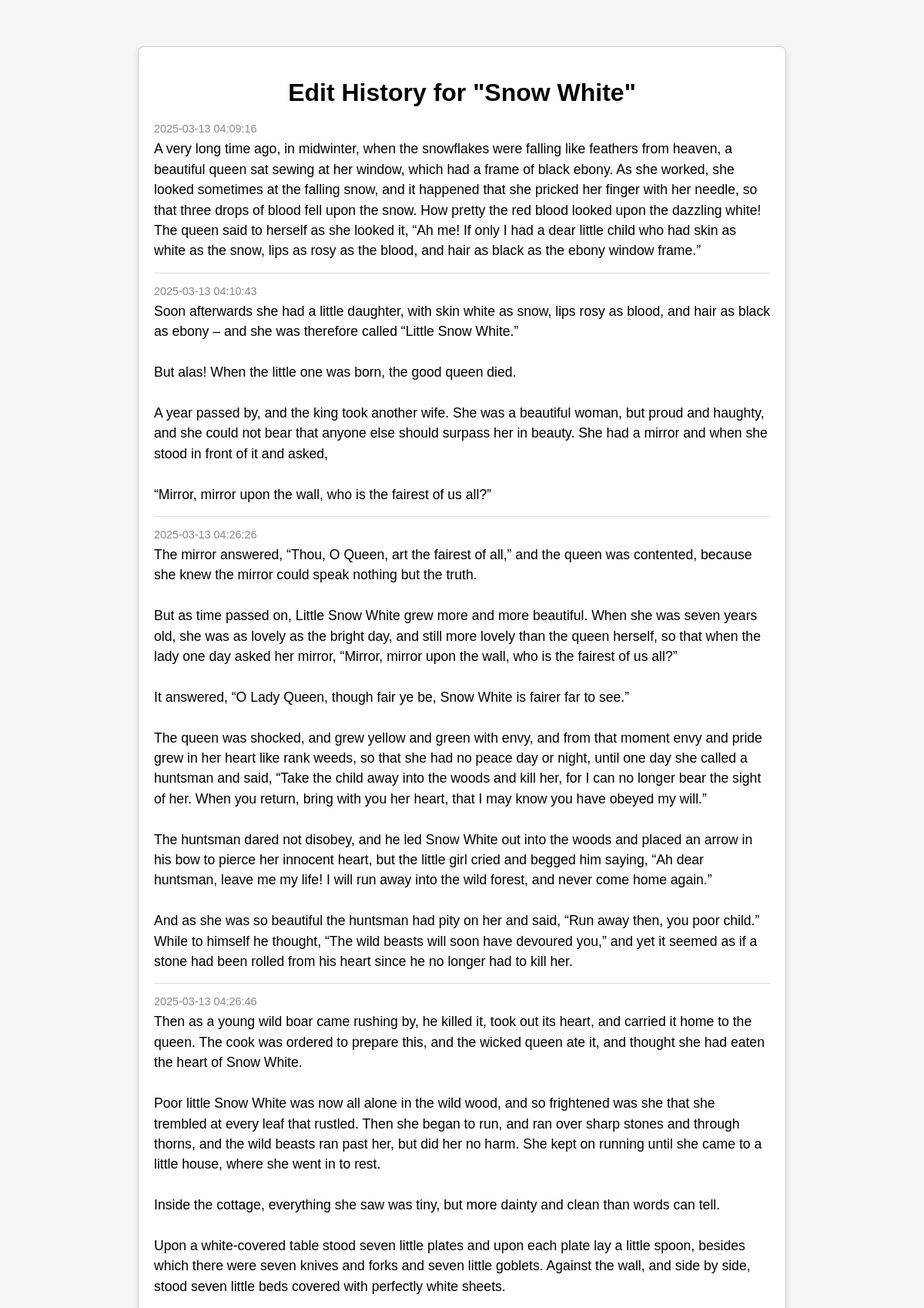
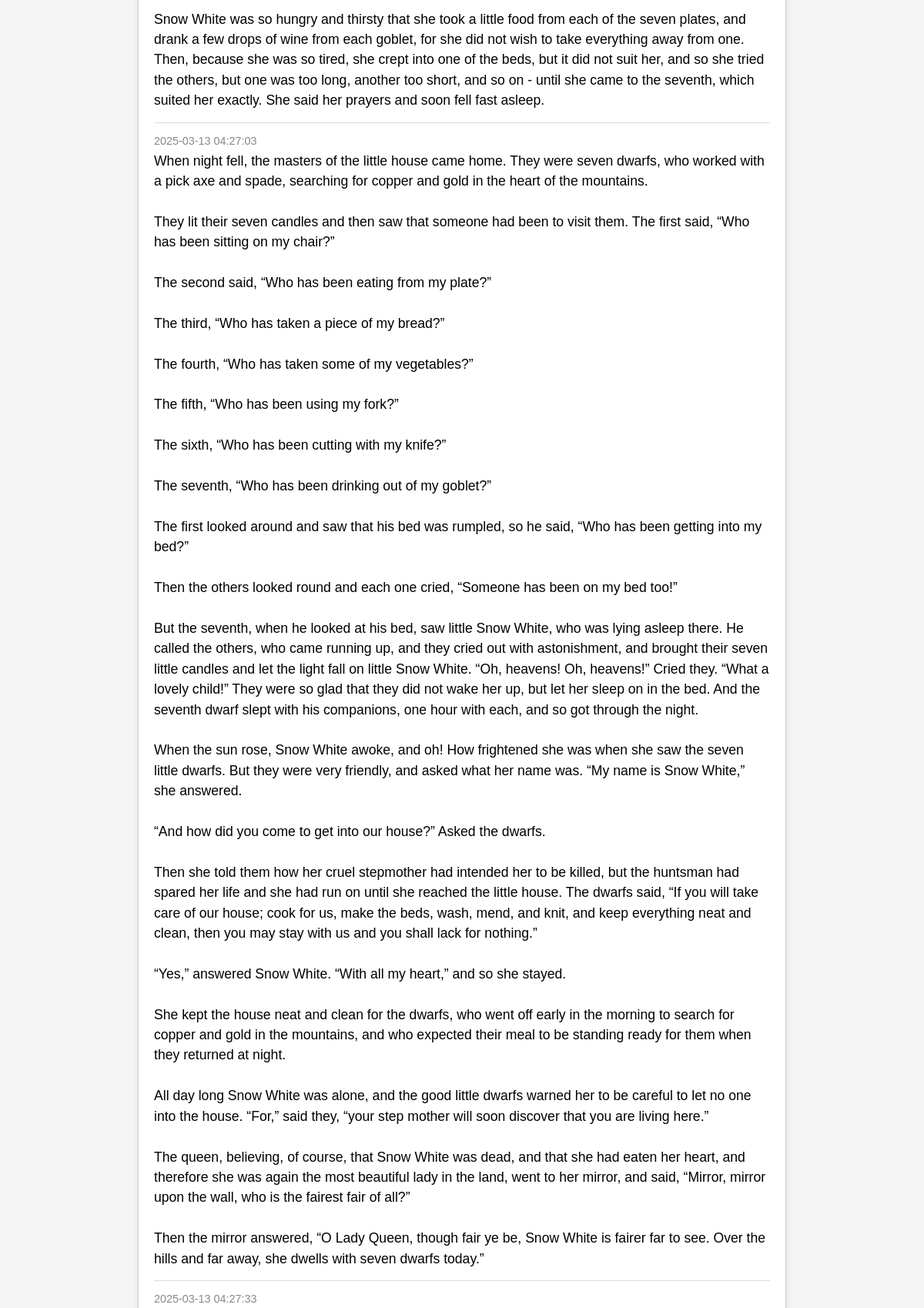
The app's page /story/1/history (upper part) with its own data (2 pictures, top to bottom).
### __init__.py (models this page shows)
class Story(db.Model):
    id = db.Column(db.Integer, primary_key=True)
    title = db.Column(db.String(200), nullable=False)
    status = db.Column(db.String(50), nullable=False, default='in_progress')  # 'in_progress' or 'completed'
    edits = db.relationship('Edit', backref='story', lazy=True)

class Edit(db.Model):
    id = db.Column(db.Integer, primary_key=True)
    content = db.Column(db.Text, nullable=False)
    story_id = db.Column(db.Integer, db.ForeignKey('story.id'), nullable=False)
    user_id = db.Column(db.Integer, db.ForeignKey('user.id'), nullable=False)
    timestamp = db.Column(db.DateTime, nullable=False)

### __init__.py (the view)
@app.route('/story/<int:story_id>/history')
def edit_history(story_id):
    story = Story.query.get_or_404(story_id)
    if not (story.status == 'completed' or has_contributed(story, current_user)):
        flash("You are not allowed to view the full edit history.", "error")
        return redirect(url_for('story_detail', story_id=story_id))
    edits = Edit.query.filter_by(story_id=story.id).order_by(Edit.timestamp).all()
    return render_template('edit_history.html', story=story, edits=edits)

### templates/edit_history.html (shortened to what this page needs)
<!DOCTYPE html>
<html lang="en">
<head>
</head>
<body>
    <div class="history-container">
        <h1>Edit History for "{{ story.title }}"</h1>
        {% for edit in edits %}
            <div class="edit">
                <div class="timestamp">{{ edit.timestamp }}</div>
                <div class="content">{{ edit.content }}</div>
            </div>
        {% endfor %}
    </div>
</body>
</html>

### templates/edit_history.html (style rules this page uses)
body { background-color: #f5f5f5; font-family: Arial, sans-serif; margin: 0; padding: 20px; }
.history-container { max-width: 800px; margin: 40px auto; padding: 20px; background: #fff; border: 1px solid #ccc; border-radius: 8px; box-shadow: 0 4px 8px rgba(0,0,0,0.1); }
h1 { text-align: center; margin-bottom: 20px; }
.edit { border-bottom: 1px solid #ddd; padding-bottom: 15px; margin-bottom: 15px; }
.timestamp { font-size: 0.9em; color: #888; margin-bottom: 5px; }
.content { white-space: pre-wrap; font-size: 1.1em; line-height: 1.5em; }

### records on screen
Story: title "Snow White"
Edit: timestamp "2025-03-13 04:09:16", content "A very long time ago, in midwinter, when the snowflakes were falling like feathers from heaven, a beautiful queen sat sewing at her window, which had a frame of black ebony. As she worked, she looked sometimes at the falling snow, and it happened that she pricked her finger with her needle, so that three drops of blood fell upon the snow. How pretty the red blood looked upon the dazzling white! The queen said to herself as she looked it, “Ah me! If only I had a dear little child who had skin as white as the snow, lips as rosy as the blood, and hair as black as the ebony window frame.”"
Edit: timestamp "2025-03-13 04:10:43", content "Soon afterwards she had a little daughter, with skin white as snow, lips rosy as blood, and hair as black as ebony – and she was therefore called “Little Snow White.” But alas! When the little one was born, the good queen died. A year passed by, and the king took another wife. She was a beautiful woman, but proud and haughty, and she could not bear that anyone else should surpass her in beauty. She had a mirror and when she stood in front of it and asked, “Mirror, mirror upon the wall, who is the fairest of us all?”"
Edit: timestamp "2025-03-13 04:26:26", content "The mirror answered, “Thou, O Queen, art the fairest of all,” and the queen was contented, because she knew the mirror could speak nothing but the truth. But as time passed on, Little Snow White grew more and more beautiful. When she was seven years old, she was as lovely as the bright day, and still more lovely than the queen herself, so that when the lady one day asked her mirror, “Mirror, mirror upon the wall, who is the fairest of us all?” It answered, “O Lady Queen, though fair ye be, Snow White is fairer far to see.” The queen was shocked, and grew yellow and green with envy, and from that moment envy and pride grew in her heart like rank weeds, so that she had no peace day or night,…"
Edit: timestamp "2025-03-13 04:26:46", content "Then as a young wild boar came rushing by, he killed it, took out its heart, and carried it home to the queen. The cook was ordered to prepare this, and the wicked queen ate it, and thought she had eaten the heart of Snow White. Poor little Snow White was now all alone in the wild wood, and so frightened was she that she trembled at every leaf that rustled. Then she began to run, and ran over sharp stones and through thorns, and the wild beasts ran past her, but did her no harm. She kept on running until she came to a little house, where she went in to rest. Inside the cottage, everything she saw was tiny, but more dainty and clean than words can tell. Upon a white-covered table stood seven…"
Edit: timestamp "2025-03-13 04:27:03", content "When night fell, the masters of the little house came home. They were seven dwarfs, who worked with a pick axe and spade, searching for copper and gold in the heart of the mountains. They lit their seven candles and then saw that someone had been to visit them. The first said, “Who has been sitting on my chair?” The second said, “Who has been eating from my plate?” The third, “Who has taken a piece of my bread?” The fourth, “Who has taken some of my vegetables?” The fifth, “Who has been using my fork?” The sixth, “Who has been cutting with my knife?” The seventh, “Who has been drinking out of my goblet?” The first looked around and saw that his bed was rumpled, so he said, “Who has been…"
Edit: timestamp "2025-03-13 04:27:33"
